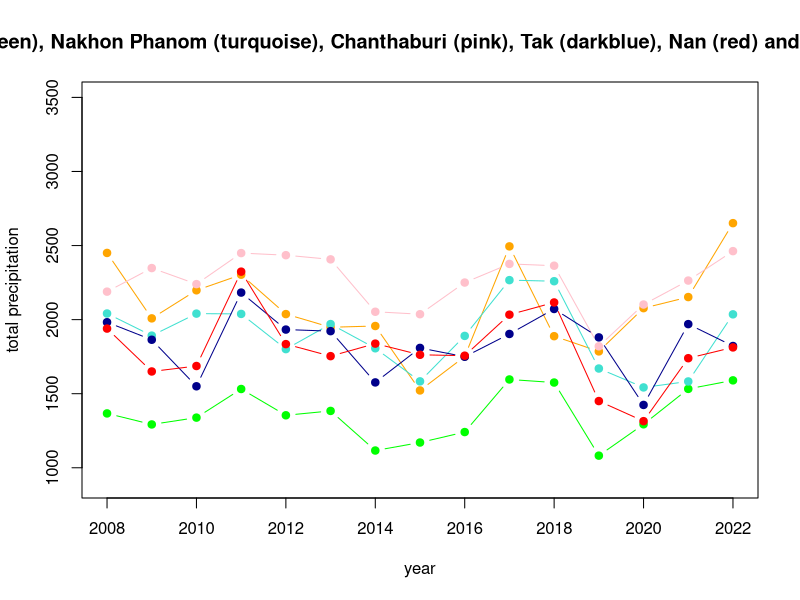
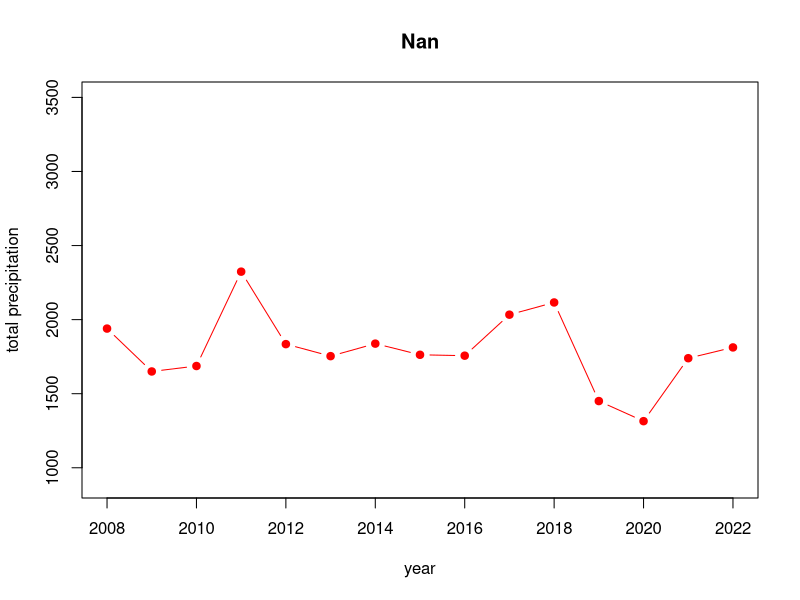
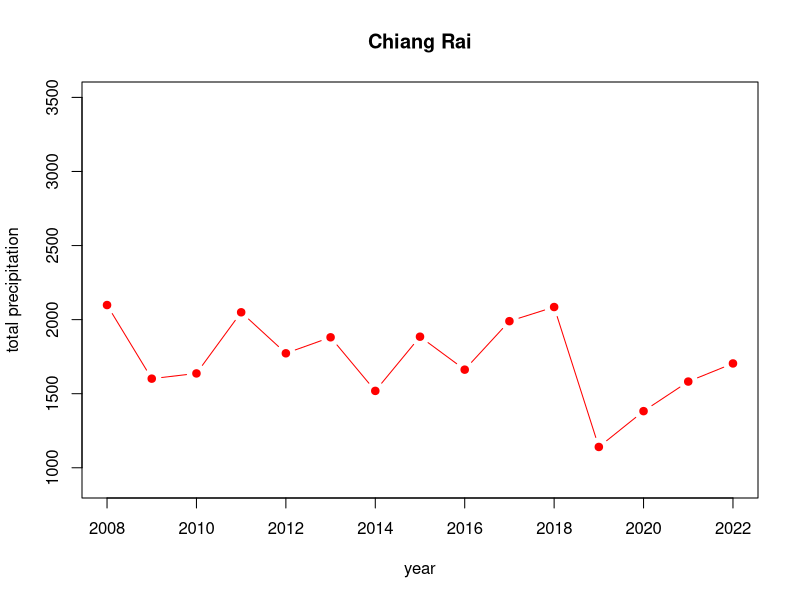
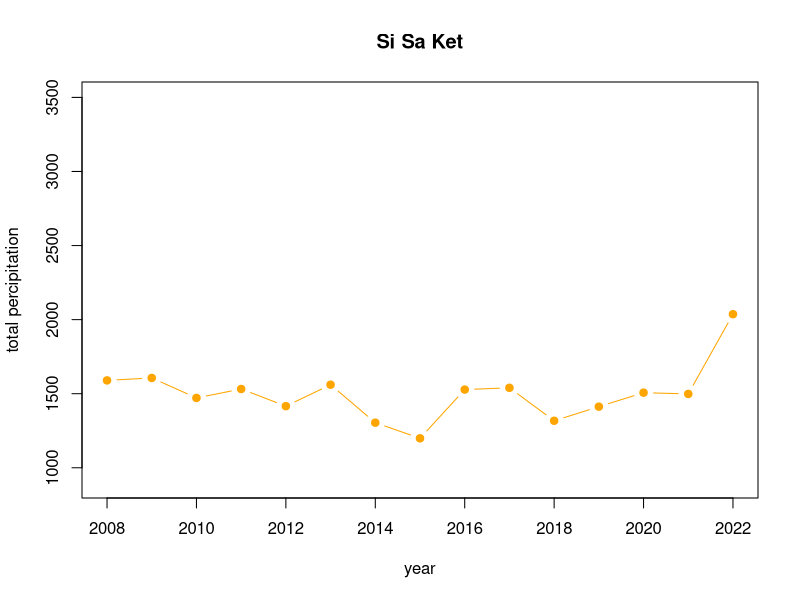
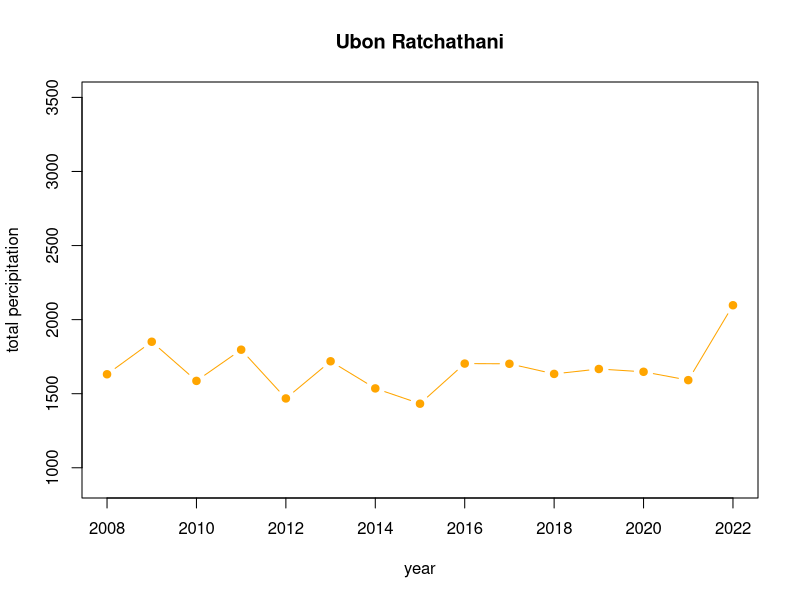
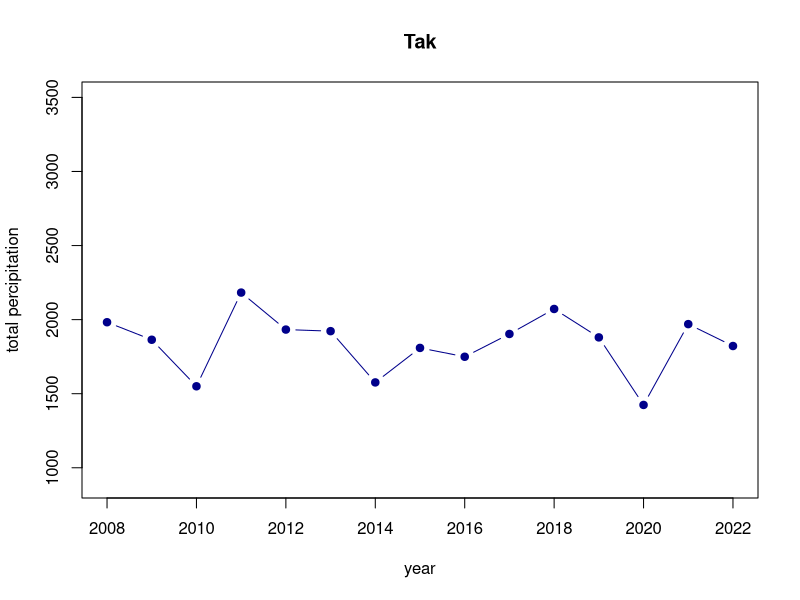
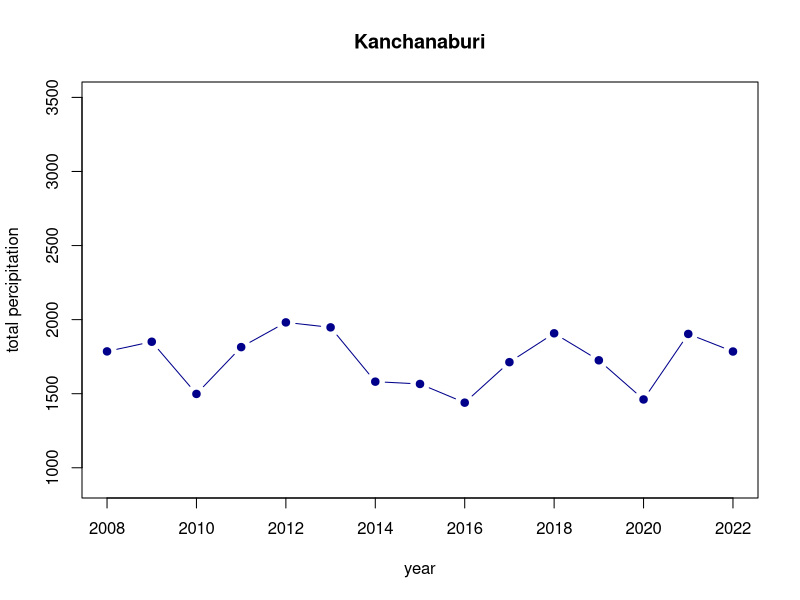
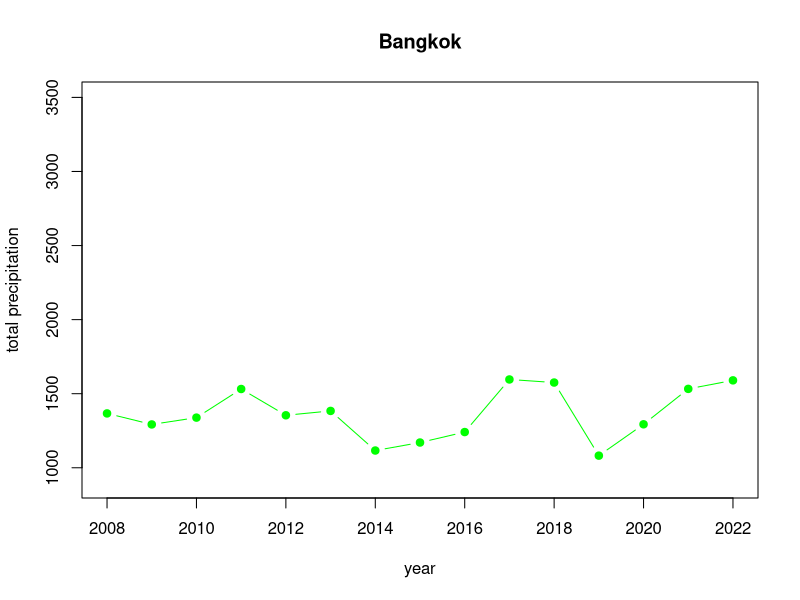

Reproduce these figures in R, in order.
## ---- chunk 1
install.packages("readxl")
library(readxl)
## ---- chunk 2
Thailand_daymin <- read_excel("Thailand.xlsx",sheet = "era5_t2m_daymin_annual_Thailand")
Thailand_daymin
## ---- chunk 3
Thailand_daymax <- read_excel("Thailand.xlsx",sheet = "era5_t2m_daymax_annual_Thailand")
Thailand_daymax
## ---- chunk 4
Thailand_tp <- read_excel("Thailand.xlsx",sheet = "era5_tp(mm)_annual_Thailand")
Thailand_tp
## ---- chunk 5
Gideon <- read_excel("Dengue_Data.xlsx",sheet = "Gideon")
Gideon
## ---- chunk 6
Thailand_tp_sorted = Thailand_tp[order(Thailand_tp$`2022`, decreasing = TRUE), ]
Thailand_tp_sorted
## ---- chunk 7
#sub districts with Highest Precipitation
Thailand_tp_highest = head(Thailand_tp_sorted)
Thailand_tp_highest_list = Thailand_tp_highest$ADM1_EN
Thailand_tp_highest_list
## ---- chunk 8
#sub districts with Lowest Precipitation
Thailand_tp_lowest = tail(Thailand_tp_sorted) 
Thailand_tp_lowest_list = Thailand_tp_lowest$ADM1_EN
Thailand_tp_lowest_list
## ---- chunk 9
Thailand_daymax_sorted = Thailand_daymax[order(Thailand_daymax$`2022`, decreasing = TRUE), ]
Thailand_daymax_sorted
## ---- chunk 10
#sub districts with Highest max Temperature
Thailand_daymax_highest = head(Thailand_daymax_sorted)
Thailand_daymax_highest_list = Thailand_daymax_highest$ADM1_EN
Thailand_daymax_highest_list
## ---- chunk 11
#sub districts with Lowest max temperature
Thailand_daymax_lowest = tail(Thailand_daymax_sorted) 
Thailand_daymax_lowest_list = Thailand_daymax_lowest$ADM1_EN
Thailand_daymax_lowest_list
## ---- chunk 12
Thailand_daymin_sorted = Thailand_daymin[order(Thailand_daymin$`2022`, decreasing = TRUE), ]
Thailand_daymin_sorted
## ---- chunk 13
#sub districts with Highest min temperature
Thailand_daymin_highest = head(Thailand_daymin_sorted)
Thailand_daymin_highest_list = Thailand_daymin_highest$ADM1_EN
Thailand_daymin_highest_list
Thailand_daymin_highest

## ---- chunk 14
#sub districts with Lowest min temperature
Thailand_daymin_lowest = tail(Thailand_daymin_sorted) 
Thailand_daymin_lowest_list = Thailand_daymin_lowest$ADM1_EN
Thailand_daymin_lowest_list
## ---- chunk 15
Thailand_temp_highest = unique(c(Thailand_daymax_highest_list, Thailand_daymin_highest_list))
Thailand_temp_highest
## ---- chunk 16
Thailand_temp_lowest = unique(c(Thailand_daymax_lowest_list, Thailand_daymin_lowest_list))
Thailand_temp_lowest
## ---- chunk 17
Thailand_temp_highest
## ---- chunk 18
Thailand_temp_lowest
## ---- chunk 19
Thailand_tp_highest_list
## ---- chunk 20
Thailand_tp_lowest_list
## ---- chunk 21
province_names = Thailand_daymax[,2]
province_names
## ---- chunk 22
#Mean over years 2008-2022 per province
Thailand_tp_mean = apply(Thailand_tp[,5:19], 1, mean)
Thailand_tp_province_mean = cbind(province_names, Thailand_tp_mean)
Thailand_tp_province_mean

#Mean Min and Max Temperature per province
Thailand_daymin_mean = apply(Thailand_daymin[,5:19], 1, mean)
Thailand_daymax_mean = apply(Thailand_daymax[,5:19], 1, mean)

#Creation of a new dataframe with daymin and daymay per province
Thailand_daymin_province_mean = cbind(Thailand_daymin_mean, Thailand_daymax_mean)
Thailand_Temp_min_max = cbind(province_names, Thailand_daymin_province_mean) 
Thailand_Temp_min_max
## ---- chunk 23
Thailand_meantemp = apply(Thailand_Temp_min_max[,2:3], 1, mean)
Thailand_temp_mean =  cbind(province_names, Thailand_meantemp)
Thailand_temp_mean
## ---- chunk 24
Thailand_highest_meantemp = Thailand_temp_mean[head(order(Thailand_temp_mean[,2], decreasing = TRUE)),]
Thailand_highest_meantemp
Thailand_highest_meantemp_provinces = Thailand_highest_meantemp[,1]
Thailand_highest_meantemp_provinces
## ---- chunk 25
Thailand_lowest_meantemp = Thailand_temp_mean[tail(order(Thailand_temp_mean[,2], decreasing = TRUE)),]
Thailand_lowest_meantemp
Thailand_lowest_meantemp_provinces = Thailand_lowest_meantemp[,1]
Thailand_lowest_meantemp_provinces
## ---- chunk 26
#mean of each province over all years
Thailand_mean_tp = apply(Thailand_tp[,5:19], 1, mean)
#add name of the provinces to the data frame
Thailand_mean_tp = cbind(province_names, Thailand_mean_tp)
## ---- chunk 27
#sort the provinces by mean total precipitation
Thailand_mean_tp[order(Thailand_mean_tp[,2], decreasing = TRUE),]

#Show 6 provinces each with highest and lowest total precipitation 
Thailand_highest_meantp = head(Thailand_mean_tp[order(Thailand_mean_tp[,2], decreasing = TRUE),])
Thailand_lowest_meantp  = head(Thailand_mean_tp[order(Thailand_mean_tp[,2], decreasing = FALSE),])

#show the provinces together with their mean total precipitation
Thailand_highest_meantp
Thailand_lowest_meantp
## ---- chunk 28
Thailand_provinces_north = list("Chiang Mai", "Chiang Rai", "Lampang", "Lamphun", "Mae Hong Son", "Nan", "Phayao", "Phrae", "Uttaradit")

Thailand_provinces_northeastern = list("Amnat Charoen", "Bueng Kan", "Buri Ram", "Chaiyaphum", "Kalasin", "Khon Kaen", "Loei", "Maha Sarakham", "Mukdahan", "Nakhon Phanom", "Nakhon Ratchasima", "Nong Bua Lam Phu", "Nong Khai", "Roi Et", "Sakon Nakhon", "Si Sa Ket", "Surin", "Ubon Ratchathani", "Udon Thani", "Yasothon")

Thailand_provinces_south = list("Chumphon", "Krabi", "Nakhon Si Thammarat", "Narathiwat", "Pattani", "Phangnga", "Phatthalung", "Phuket", "Ranong", "Satun", "Songkhla", "Surat Thani", "Trang", "Yala")

Thailand_provinces_central = list("Ang Thong", "Chachoengsao", "Chai Nat", "Chanthaburi", "Chon Buri", "Kamphaeng Phet", "Kanchanaburi", "Lop Buri", "Nakhon Nayok", "Nakhon Pathom", "Nakhon Sawan", "Nonthaburi", "Pathum Thani", "Phetchabun", "Phetchaburi", "Phichit", "Phitsanulok", "Phra Nakhon Si Ayutthaya", "Prachin Buri", "Prachuap Khiri Khan", "Ratchaburi", "Rayong", "Sa Keao", "Samut Prakan", "Samut Sakhon", "Samut Songkhram", "Saraburi", "Sing Buri", "Sukhothai", "Suphan Buri", "Tak", "Trat", "Uthai Thani")
## ---- chunk 29
#provinces in North Thailand
Thailand_lowest_meantemp_provinces[which(Thailand_lowest_meantemp_provinces %in% Thailand_provinces_north)]

#provinces in Northeastern Thailand
Thailand_lowest_meantemp_provinces[which(Thailand_lowest_meantemp_provinces %in% Thailand_provinces_northeastern)]

#provinces in Central Thailand
Thailand_lowest_meantemp_provinces[which(Thailand_lowest_meantemp_provinces%in% Thailand_provinces_central)]

#provinces in South Thailand
Thailand_lowest_meantemp_provinces[which(Thailand_lowest_meantemp_provinces %in% Thailand_provinces_south)]
## ---- chunk 30
#provinces in North Thailand
Thailand_highest_meantemp_provinces[which(Thailand_highest_meantemp_provinces %in% Thailand_provinces_north)]

#provinces in Northeastern Thailand
Thailand_highest_meantemp_provinces[which(Thailand_highest_meantemp_provinces %in% Thailand_provinces_northeastern)]

#provinces in Central Thailand
Thailand_highest_meantemp_provinces[which(Thailand_highest_meantemp_provinces%in% Thailand_provinces_central)]

#provinces in South Thailand
Thailand_highest_meantemp_provinces[which(Thailand_highest_meantemp_provinces %in% Thailand_provinces_south)]
## ---- chunk 31
#provinces in North Thailand
Thailand_temp_highest[which(Thailand_temp_highest %in% Thailand_provinces_north)]

#provinces in Northeastern Thailand
Thailand_temp_highest[which(Thailand_temp_highest %in% Thailand_provinces_northeastern)]

#provinces in Central Thailand
Thailand_temp_highest[which(Thailand_temp_highest %in% Thailand_provinces_central)]

#provinces in South Thailand
Thailand_temp_highest[which(Thailand_temp_highest %in% Thailand_provinces_south)]
## ---- chunk 32
#provinces in North Thailand
Thailand_temp_lowest[which(Thailand_temp_lowest %in% Thailand_provinces_north)]

#provinces in Northeastern Thailand
Thailand_temp_lowest[which(Thailand_temp_lowest %in% Thailand_provinces_northeastern)]

#provinces in Central Thailand
Thailand_temp_lowest[which(Thailand_temp_lowest %in% Thailand_provinces_central)]

#provinces in South Thailand
Thailand_temp_lowest[which(Thailand_temp_lowest %in% Thailand_provinces_south)]
## ---- chunk 33
#provinces in North Thailand
Thailand_tp_highest_list[which(Thailand_tp_highest_list %in% Thailand_provinces_north)]

#provinces in Northeastern Thailand
Thailand_tp_highest_list[which(Thailand_tp_highest_list %in% Thailand_provinces_northeastern)]

#provinces in Central Thailand
Thailand_tp_highest_list[which(Thailand_tp_highest_list %in% Thailand_provinces_central)]

#provinces in South Thailand
Thailand_tp_highest_list[which(Thailand_tp_highest_list %in% Thailand_provinces_south)]
## ---- chunk 34
#provinces in North Thailand
Thailand_tp_lowest_list[which(Thailand_tp_lowest_list %in% Thailand_provinces_north)]

#provinces in Northeastern Thailand
Thailand_tp_lowest_list[which(Thailand_tp_lowest_list %in% Thailand_provinces_northeastern)]

#provinces in Central Thailand
Thailand_tp_lowest_list[which(Thailand_tp_lowest_list %in% Thailand_provinces_central)]

#provinces in South Thailand
Thailand_tp_lowest_list[which(Thailand_tp_lowest_list %in% Thailand_provinces_south)]
## ---- chunk 35
plot(x = colnames(Thailand_tp[,5:19]), y = Thailand_tp[1,5:19], type = "b", pch = 19, col = "green", xlab = "year", ylab = "total precipitation", main = "Bangkok (green), Nakhon Phanom (turquoise), Chanthaburi (pink), Tak (darkblue), Nan (red) and Pattani (orange)", ylim = c(900,3500)); lines(colnames(Thailand_tp[,5:19]), Thailand_tp[75,5:19], type = "b", pch = 19, col = "orange"); lines(colnames(Thailand_tp[,5:19]), Thailand_tp[37,5:19], type = "b", pch = 19, col = "turquoise"); lines(colnames(Thailand_tp[,5:19]), Thailand_tp[13,5:19], type = "b", pch = 19, col = "pink"); lines(colnames(Thailand_tp[,5:19]), Thailand_tp[51,5:19], type = "b", pch = 19, col = "darkblue"); lines(colnames(Thailand_tp[,5:19]), Thailand_tp[44,5:19], type = "b", pch = 19, col = "red"); 
## ---- chunk 36
##total precipitation in different parts of thailands (directions based on "map_provinces")

#north
plot(x = colnames(Thailand_tp[,5:19]), y = Thailand_tp[44,5:19], type = "b", pch = 19, col="red", ylim = c(900,3500), xlab = "year", ylab = "total precipitation", main = Thailand_tp[44,2])
plot(x = colnames(Thailand_tp[,5:19]), y = Thailand_tp[46,5:19], type = "b", pch = 19, col="red", ylim = c(900,3500), xlab = "year", ylab = "total precipitation", main = Thailand_tp[46,2])

#northeast
plot(x = colnames(Thailand_tp[,5:19]), y = Thailand_tp[22,5:19], type = "b", pch = 19, col="orange", ylim = c(900,3500), xlab = "year", ylab = "total percipitation", main = Thailand_tp[22,2])
plot(x = colnames(Thailand_tp[,5:19]), y = Thailand_tp[23,5:19], type = "b", pch = 19, col="orange", ylim = c(900,3500), xlab = "year", ylab = "total percipitation", main = Thailand_tp[23,2])

#west
plot(x = colnames(Thailand_tp[,5:19]), y = Thailand_tp[51,5:19], type = "b", pch = 19, col="darkblue", ylim = c(900,3500), xlab = "year", ylab = "total percipitation", main = Thailand_tp[51,2])
plot(x = colnames(Thailand_tp[,5:19]), y = Thailand_tp[57,5:19], type = "b", pch = 19, col="darkblue", ylim = c(900,3500), xlab = "year", ylab = "total percipitation", main = Thailand_tp[57,2])


#central
plot(x = colnames(Thailand_tp[,5:19]), y = Thailand_tp[1,5:19], type = "b", pch = 19, col="green", ylim = c(900,3500), xlab = "year", ylab = "total precipitation", main = Thailand_tp[1,2])
plot(x = colnames(Thailand_tp[,5:19]), y = Thailand_tp[2,5:19], type = "b", pch = 19, col="green", ylim = c(900,3500), xlab = "year", ylab = "total precipitation", main = Thailand_tp[2,2])

#east
plot(x = colnames(Thailand_tp[,5:19]), y = Thailand_tp[13,5:19], type = "b", pch = 19, col="pink", ylim = c(900,3500), xlab = "year", ylab = "total precipitation", main = Thailand_tp[13,2])
plot(x = colnames(Thailand_tp[,5:19]), y = Thailand_tp[14,5:19], type = "b", pch = 19, col="pink", ylim = c(900,3500), xlab = "year", ylab = "total precipitation", main = Thailand_tp[14,2])

#south
plot(x = colnames(Thailand_tp[,5:19]), y = Thailand_tp[75,5:19], type = "b", pch = 19, col="orange", ylim = c(900,3500), xlab = "year", ylab = "total precipitation", main = Thailand_tp[75,2])
plot(x = colnames(Thailand_tp[,5:19]), y = Thailand_tp[70,5:19], type = "b", pch = 19, col="orange", ylim = c(900,3500), xlab = "year", ylab = "total precipitation", main = Thailand_tp[70,2])

## ---- chunk 37
hist(Thailand_tp$"2008", ylim=c(0,20), breaks=15, main = colnames(Thailand_tp[,5]), xlab = "total precipitation")
hist(Thailand_tp$"2009", ylim=c(0,20), breaks=15, main = colnames(Thailand_tp[,6]), xlab = "total precipitation")
hist(Thailand_tp$"2010", ylim=c(0,20), breaks=15, main = colnames(Thailand_tp[,7]), xlab = "total precipitation")
hist(Thailand_tp$"2011", ylim=c(0,20), breaks=15, main = colnames(Thailand_tp[,8]), xlab = "total precipitation")
hist(Thailand_tp$"2012", ylim=c(0,20), breaks=15, main = colnames(Thailand_tp[,9]), xlab = "total precipitation")
hist(Thailand_tp$"2013", ylim=c(0,20), breaks=15, main = colnames(Thailand_tp[,10]), xlab = "total precipitation")
hist(Thailand_tp$"2014", ylim=c(0,20), breaks=15, main = colnames(Thailand_tp[,11]), xlab = "total precipitation")
hist(Thailand_tp$"2015", ylim=c(0,20), breaks=15, main = colnames(Thailand_tp[,12]), xlab = "total precipitation")
hist(Thailand_tp$"2016", ylim=c(0,20), breaks=15, main = colnames(Thailand_tp[,13]), xlab = "total precipitation")
hist(Thailand_tp$"2017", ylim=c(0,20), breaks=15, main = colnames(Thailand_tp[,14]), xlab = "total precipitation")
hist(Thailand_tp$"2018", ylim=c(0,20), breaks=15, main = colnames(Thailand_tp[,15]), xlab = "total precipitation")
hist(Thailand_tp$"2019", ylim=c(0,20), breaks=15, main = colnames(Thailand_tp[,16]), xlab = "total precipitation")
hist(Thailand_tp$"2020", ylim=c(0,20), breaks=15, main = colnames(Thailand_tp[,17]), xlab = "total precipitation")
hist(Thailand_tp$"2021", ylim=c(0,20), breaks=15, main = colnames(Thailand_tp[,18]), xlab = "total precipitation")
hist(Thailand_tp$"2022", ylim=c(0,20), breaks=15, main = colnames(Thailand_tp[,19]), xlab = "total precipitation")
## ---- chunk 38
#load Dengue cases and death
cases = read_excel("Dengue_Data.xlsx", sheet = "Dengue_cases")
death = read_excel("Dengue_Data.xlsx", sheet = "Denge_deaths")


#clean data just for Thailand
cases_Thai = cases[,c(1,3)]
death_Thai = death[,c(1,3)]


#plot to see cases and death numbers over time
plot(cases_Thai, type = "b", pch = 19, main = "Dengue cases Thailand"); plot(death_Thai, type = "b", pch = 19, main = "Dengue deaths Thailand") 
